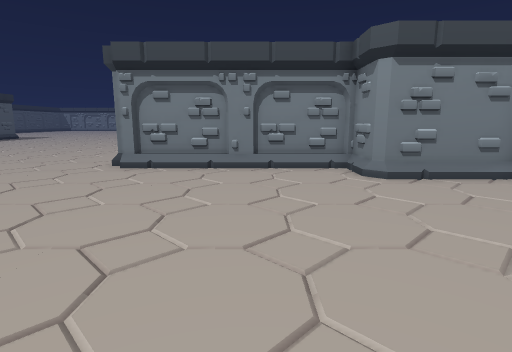
[1] (above)

24 first-person views from a walk through a 3-D level made in the Godot game engine. The camera is 1.5 m above the floor, tilts 10° down and sees 80° across. The floor is counted in squares, 1 m on a side. Each view is taken from the middle of a square. On the plan, view 1 faces up. The plan holds only what a view shows up to about 15 squares ahead; the rest is blank. The place goes on beyond the plan.

[2]
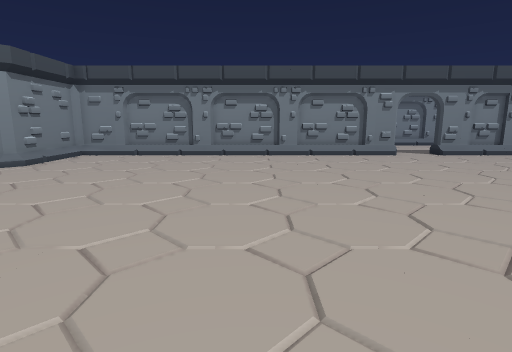

[3]
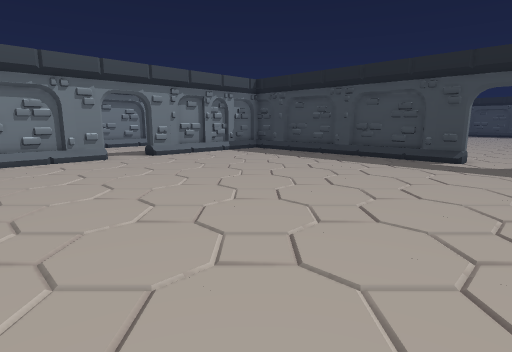

[4]
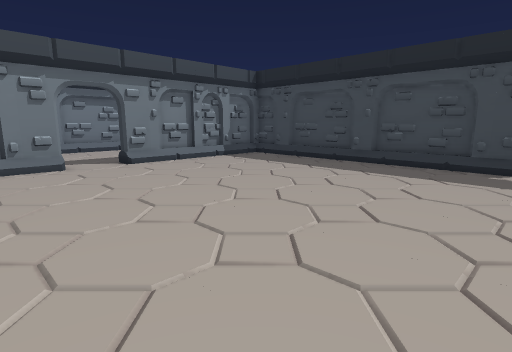

[5]
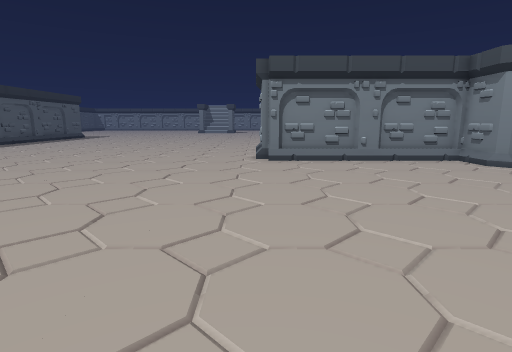

[6]
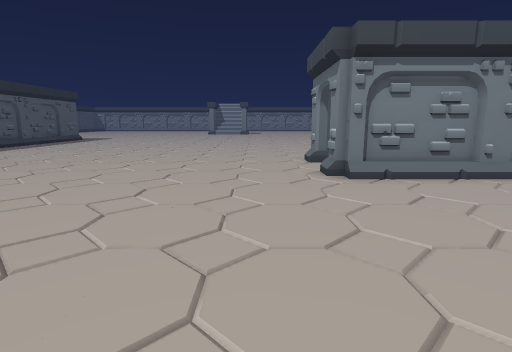

[7]
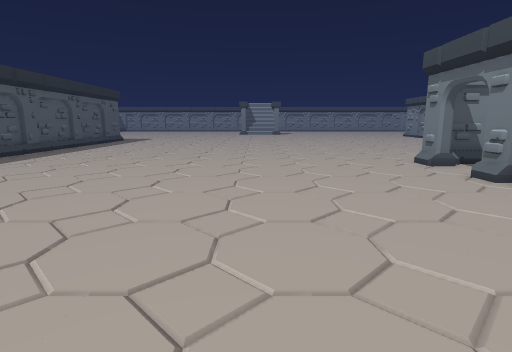

[8]
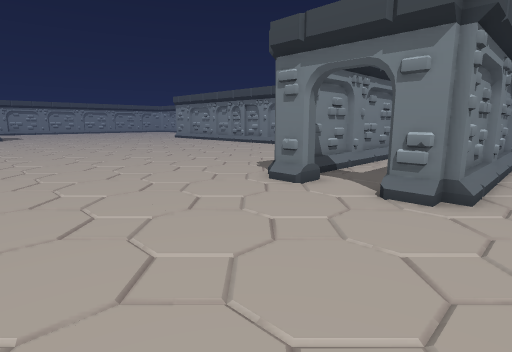

[9]
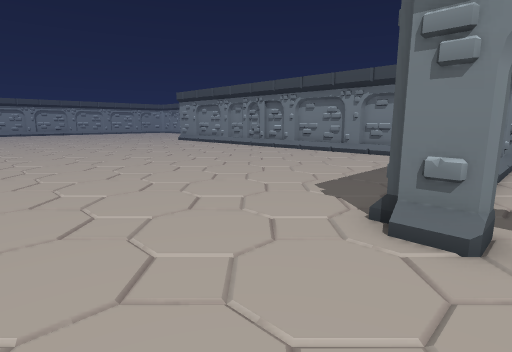

[10]
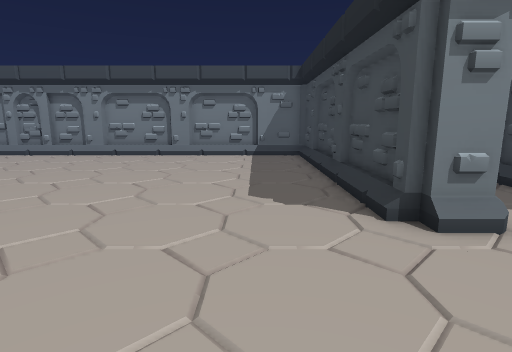

[11]
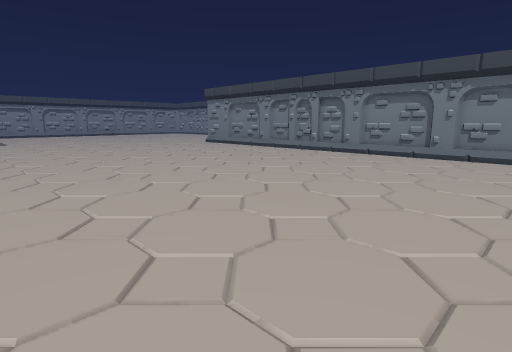

[12]
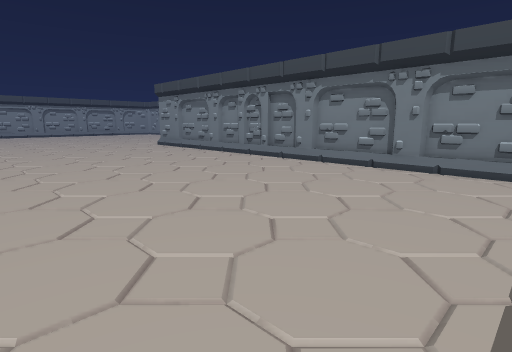

[13]
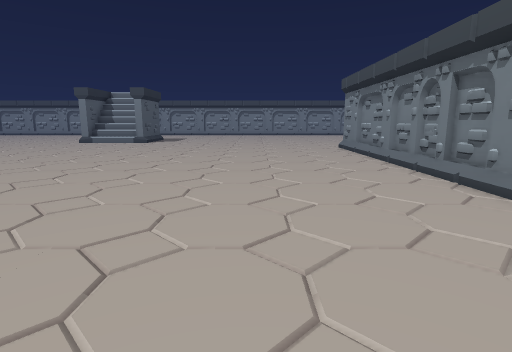

[14]
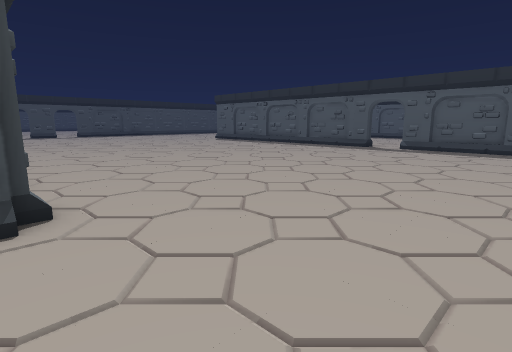

[15]
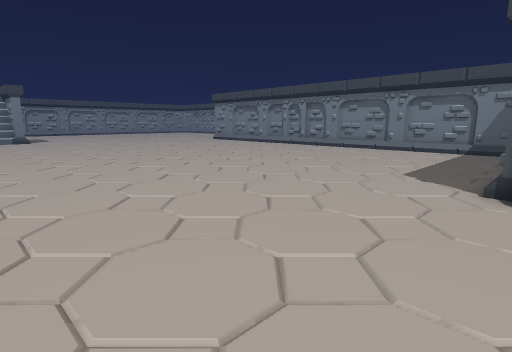

[16]
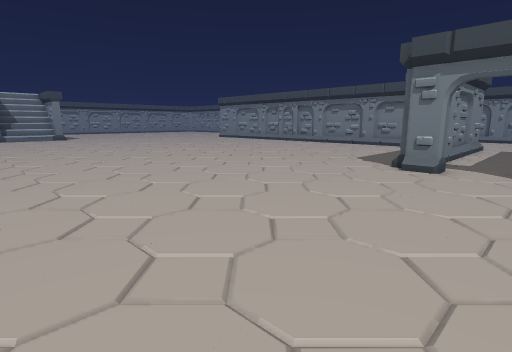

[17]
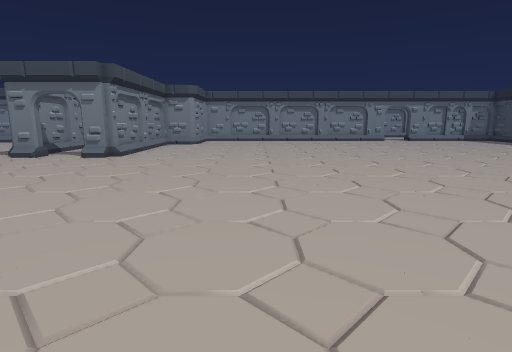

[18]
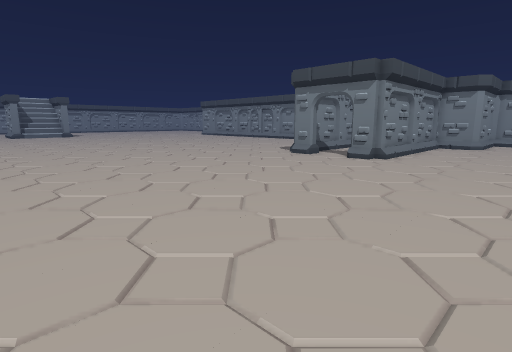

[19]
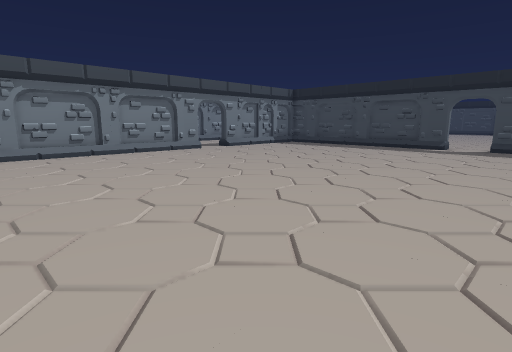

[20]
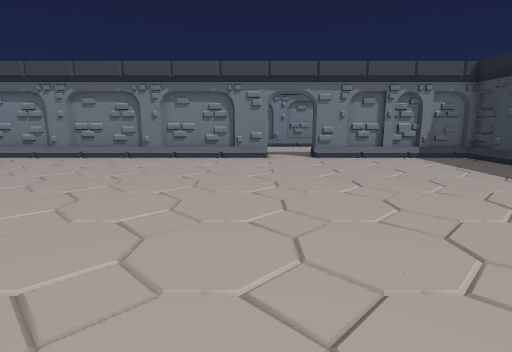

[21]
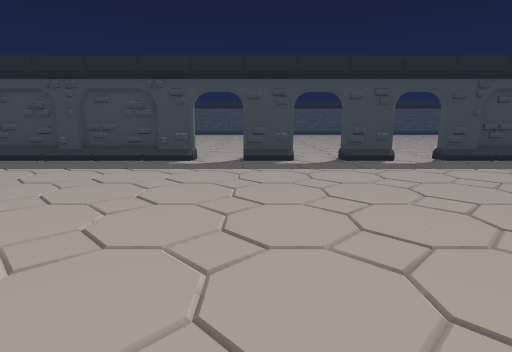

[22]
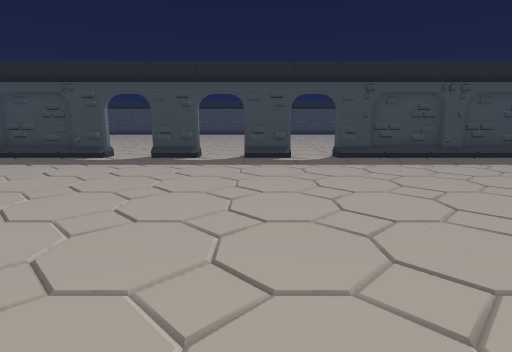

[23]
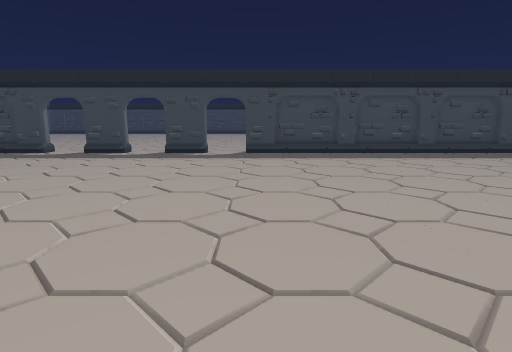

[24]
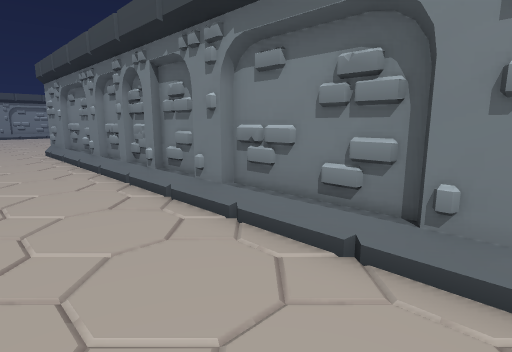

### Floor plan
Key: @ floor where view 1 was taken; # wall or solid block; . floor; / step, stairs or slope.
Columns run from 22 left of view 1 to 12 right of it. Each row starts with its distance up from view 1.
 33           ................./#
 32           ................./#
 31            ................/#
 30             .............../#
 29          ................../#
 28          ................../#
 27          ................../#
 26         .................../#
 25         .................../#
 24        ..................../#
 23        ..................../#
 22        ..................../#
 21        ..................../#
 20       ...................../#
 19    ......................../#
 18 #........................../#
 17 #........................../#
 16  ..........................##
 15  ................./#########
 14   ................##......##
 13   .........................
 12    ....................
 11     ..............########
 10      .............///////#
  9      ....................####
  8      .......................##
  7      ........................##
  6       ......................./#
  5      ......................../#
  4     . ......................./#
  3       ......................./#
  2       ......................./#
  1        ....................../#
  0         ..............@....../#
 -1          ..................../#
 -2       ......................./#
 -3      ......................../#
 -4     ........................./#
 -5    ........................../#
 -6    ........................../#
 -7   ...............................
 -8  ..................................
 -9 ............................./#....
-10 ............................./#
-11 ............................./#
-12 ............................./#
-13 ............................./#
-14 ............................./#
-15 #########..##..##..############
-16          .. #..# ..
-17         ... ...  ...
-18         ..  ...  ...

Where each view was taken, in squares from view 1:
view 1: 0 up, 0 right, facing up
view 2: 0 up, 7 left, facing right
view 3: 2 down, 6 left, facing down-right
view 4: 4 down, 4 left, facing down-right
view 5: 2 down, 5 left, facing up
view 6: 2 up, 7 left, facing up
view 7: 3 up, 11 left, facing up
view 8: 9 up, 11 left, facing up-right
view 9: 13 up, 9 left, facing up-right
view 10: 17 up, 9 left, facing right
view 11: 17 up, 9 left, facing up-right
view 12: 17 up, 5 left, facing up-right
view 13: 18 up, 0 right, facing up
view 14: 20 up, 4 left, facing down-left
view 15: 14 up, 12 left, facing up-right
view 16: 11 up, 15 left, facing up-right
view 17: 4 up, 18 left, facing right
view 18: 5 up, 17 left, facing up-right
view 19: 4 up, 8 left, facing down-right
view 20: 6 down, 6 left, facing right
view 21: 3 down, 6 left, facing down
view 22: 2 down, 10 left, facing down
view 23: 0 up, 14 left, facing down
view 24: 20 up, 2 right, facing up-right
